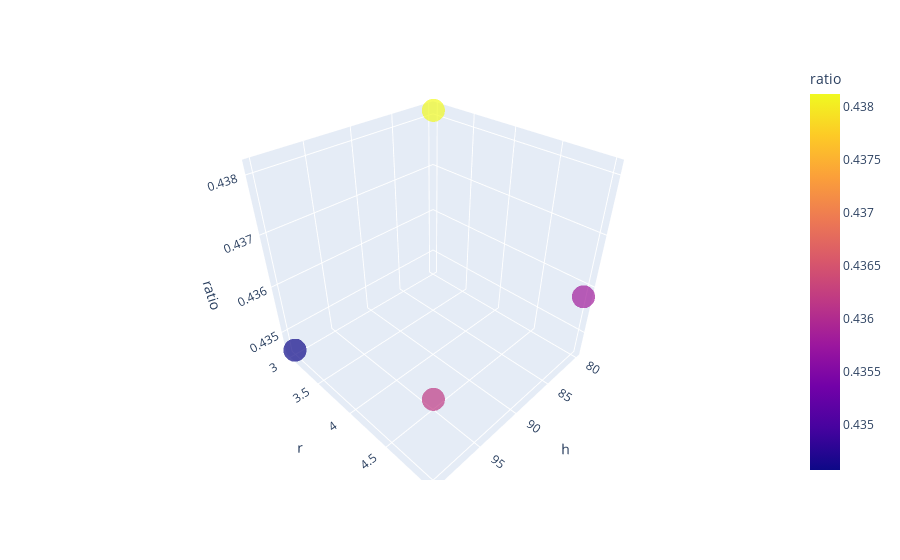

The code cell stored with this chart in its notebook:
### Code cell
# scatter plot 3d plotly
import plotly.express as px

fig = px.scatter_3d(df_params, x='h', y='r', z='ratio',opacity=0.7,color="ratio")
fig.show()

### Figure 1 — Plotly figure (JSON) as saved in the notebook; plotly's stock layout.template omitted (floating-point values rounded to 4 significant figures)
{"data": [{"hovertemplate": "h=%{x}<br>r=%{y}<br>ratio=%{marker.color}<extra></extra>", "legendgroup": "", "marker": {"color": [0.4381, 0.4346, 0.4358, 0.4362], "coloraxis": "coloraxis", "opacity": 0.7, "symbol": "circle"}, "mode": "markers", "name": "", "scene": "scene", "showlegend": false, "type": "scatter3d", "x": [80, 100, 80, 100], "y": [3, 3, 5, 5], "z": [0.4381, 0.4346, 0.4358, 0.4362]}], "layout": {"coloraxis": {"colorbar": {"title": {"text": "ratio"}}, "colorscale": [[0, "#0d0887"], [0.1111, "#46039f"], [0.2222, "#7201a8"], [0.3333, "#9c179e"], [0.4444, "#bd3786"], [0.5556, "#d8576b"], [0.6667, "#ed7953"], [0.7778, "#fb9f3a"], [0.8889, "#fdca26"], [1, "#f0f921"]]}, "legend": {"tracegroupgap": 0}, "margin": {"t": 60}, "scene": {"domain": {"x": [0, 1], "y": [0, 1]}, "xaxis": {"title": {"text": "h"}}, "yaxis": {"title": {"text": "r"}}, "zaxis": {"title": {"text": "ratio"}}}}}
